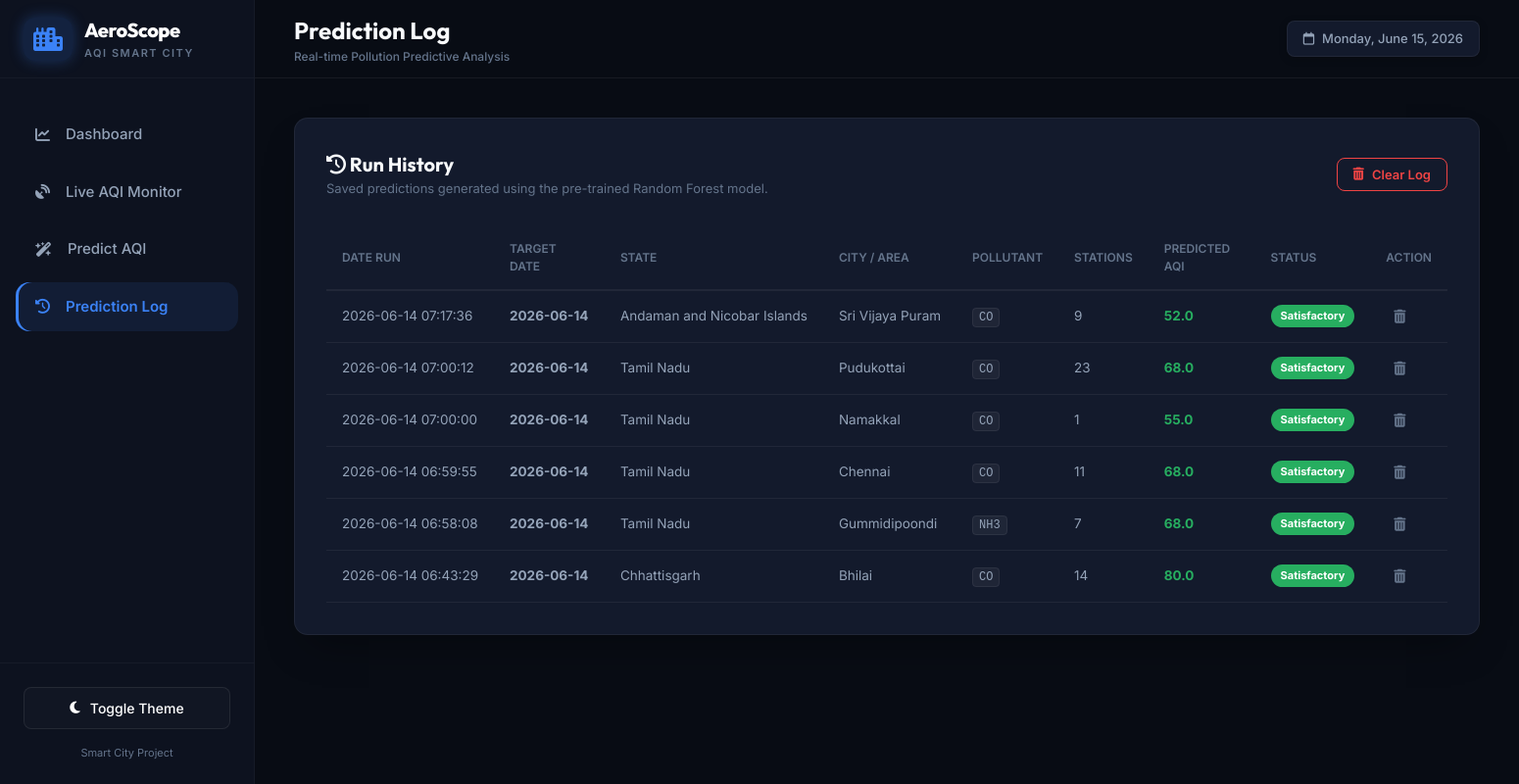
The app's page /history with its own data.
### tables this page shows
CREATE TABLE predictions (
        id INTEGER PRIMARY KEY AUTOINCREMENT,
        state TEXT,
        area TEXT,
        pollutant TEXT,
        stations INTEGER,
        prediction_date TEXT,
        predicted_aqi REAL,
        air_quality_status TEXT,
        created_at TIMESTAMP DEFAULT CURRENT_TIMESTAMP
    );

### app.py (the view)
@app.route('/history')
def history():
    conn = get_db_connection()
    cursor = conn.cursor()
    cursor.execute('''
        SELECT id, state, area, pollutant, stations, prediction_date, predicted_aqi, air_quality_status, created_at
        FROM predictions
        ORDER BY created_at DESC
    ''')
    rows = cursor.fetchall()
    predictions_log = [dict(r) for r in rows]
    conn.close()
    for log in predictions_log:
        aqi_info = classify_aqi(log['predicted_aqi'])
        log['color_class'] = aqi_info['color_class']
    return render_template('history.html', predictions_log=predictions_log, active_page='history')

### app.py (called while the page is built)
def get_db_connection():
    conn = sqlite3.connect(app.config['DATABASE'])
    conn.row_factory = sqlite3.Row
    return conn

### Final_Project_AQI/templates/history.html
{% extends 'base.html' %}
{% block page_title %}Prediction Log{% endblock %}
{% block content %}
<div class="history-container">
    <div class="history-card">
        <div class="history-header-wrapper">
            <div class="history-title-box">
                <h3><i class="fa-solid fa-clock-rotate-left"></i> Run History</h3>
                <p>Saved predictions generated using the pre-trained Random Forest model.</p>
            </div>
            {% if predictions_log %}
            <button id="clear-all-btn" class="btn btn-outline-danger">
                <i class="fa-solid fa-trash-can"></i> Clear Log
            </button>
            {% endif %}
        </div>
        {% if not predictions_log %}
        <div class="empty-state">
            <div class="empty-icon">
                <i class="fa-solid fa-folder-open"></i>
            </div>
            <h3>No predictions generated yet</h3>
            <p>Your predicted AQI scores will be saved here in the database automatically. Try generating your first prediction!</p>
            <a href="{{ url_for('predict') }}" class="btn btn-primary">
                <i class="fa-solid fa-wand-magic-sparkles"></i> Predict Now
            </a>
        </div>
        {% else %}
        <div class="table-responsive">
            <table class="history-table">
                <thead>
                    <tr>
                        <th>Date Run</th>
                        <th>Target Date</th>
                        <th>State</th>
                        <th>City / Area</th>
                        <th>Pollutant</th>
                        <th>Stations</th>
                        <th>Predicted AQI</th>
                        <th>Status</th>
                        <th>Action</th>
                    </tr>
                </thead>
                <tbody id="history-table-body">
                    {% for log in predictions_log %}
                    <tr id="row-{{ log['id'] }}">
                        <td class="text-muted">{{ log['created_at'].split('.')[0] }}</td>
                        <td><strong>{{ log['prediction_date'] }}</strong></td>
                        <td>{{ log['state'] }}</td>
                        <td>{{ log['area'] }}</td>
                        <td><code class="pollutant-code">{{ log['pollutant'] }}</code></td>
                        <td>{{ log['stations'] }}</td>
                        <td>
                            <span class="aqi-value-text" style="color: {% if log['predicted_aqi'] <= 50 %}#2ecc71{% elif log['predicted_aqi'] <= 100 %}#27ae60{% elif log['predicted_aqi'] <= 200 %}#f1c40f{% elif log['predicted_aqi'] <= 300 %}#e67e22{% elif log['predicted_aqi'] <= 400 %}#e74c3c{% else %}#800000{% endif %};">
                                <strong>{{ log['predicted_aqi'] }}</strong>
                            </span>
                        </td>
                        <td>
                            <span class="status-pill {{ log['color_class'] }}">{{ log['air_quality_status'] }}</span>
                        </td>
                        <td>
                            <button class="btn-delete" onclick="deleteHistoryRow({{ log['id'] }})" title="Delete entry">
                                <i class="fa-solid fa-trash-can"></i>
                            </button>
                        </td>
                    </tr>
                    {% endfor %}
                </tbody>
            </table>
        </div>
        {% endif %}
    </div>
</div>
{% endblock %}

### Final_Project_AQI/templates/base.html (shortened to what this page needs)
<!DOCTYPE html>
<html lang="en" data-theme="dark">
<head>
    <link rel="stylesheet" href="https://cdnjs.cloudflare.com/ajax/libs/font-awesome/6.4.0/css/all.min.css">
    <link rel="stylesheet" href="{{ url_for('static', filename='css/styles.css') }}">
</head>
<body>
    <div class="app-container">
        <aside class="sidebar">
            <div class="sidebar-header">
                <div class="logo">
                    <i class="fa-solid fa-city logo-icon"></i>
                    <div class="logo-text">
                        <span class="logo-title">AeroScope</span>
                        <span class="logo-subtitle">AQI Smart City</span>
                    </div>
                </div>
            </div>
            <nav class="sidebar-menu">
                <ul>
                    <li class="{% if active_page == 'dashboard' %}active{% endif %}">
                        <a href="{{ url_for('dashboard') }}">
                            <i class="fa-solid fa-chart-line nav-icon"></i>
                            <span>Dashboard</span>
                        </a>
                    </li>
                    <li class="{% if active_page == 'live' %}active{% endif %}">
                        <a href="{{ url_for('live_aqi') }}">
                            <i class="fa-solid fa-satellite-dish nav-icon"></i>
                            <span>Live AQI Monitor</span>
                        </a>
                    </li>
                    <li class="{% if active_page == 'predict' %}active{% endif %}">
                        <a href="{{ url_for('predict') }}">
                            <i class="fa-solid fa-wand-magic-sparkles nav-icon"></i>
                            <span>Predict AQI</span>
                        </a>
                    </li>
                    <li class="{% if active_page == 'history' %}active{% endif %}">
                        <a href="{{ url_for('history') }}">
                            <i class="fa-solid fa-clock-rotate-left nav-icon"></i>
                            <span>Prediction Log</span>
                        </a>
                    </li>
                </ul>
            </nav>
            <div class="sidebar-footer">
                <button id="theme-toggle-btn" class="theme-toggle-btn">
                    <i class="fa-solid fa-moon icon-dark"></i>
                    <span class="theme-text">Toggle Theme</span>
                </button>
                <div class="developer-credit">
                    <p>Smart City Project</p>
                </div>
            </div>
        </aside>
        <main class="main-content">
            <header class="top-header">
                <div class="header-left">
                    <div class="header-title-wrapper">
                        <h1 class="header-title">{% block page_title %}Dashboard{% endblock %}</h1>
                        <p class="header-subtitle">Real-time Pollution Predictive Analysis</p>
                    </div>
                </div>
                <div class="header-right">
                    <div class="current-date-badge">
                        <i class="fa-regular fa-calendar"></i>
                        <span id="header-date">June 14, 2026</span>
                    </div>
                </div>
            </header>
            <div class="content-body">
                {% block content %}{% endblock %}
            </div>
        </main>
    </div>
</body>
</html>

### records on screen
predictions: created_at "2026-06-14 07:17:36", prediction_date "2026-06-14", state "Andaman and Nicobar Islands", area "Sri Vijaya Puram", pollutant "CO", stations "9", predicted_aqi "52.0", air_quality_status "Satisfactory"
predictions: created_at "2026-06-14 07:00:12", prediction_date "2026-06-14", state "Tamil Nadu", area "Pudukottai", pollutant "CO", stations "23", predicted_aqi "68.0", air_quality_status "Satisfactory"
predictions: created_at "2026-06-14 07:00:00", prediction_date "2026-06-14", state "Tamil Nadu", area "Namakkal", pollutant "CO", stations "1", predicted_aqi "55.0", air_quality_status "Satisfactory"
predictions: created_at "2026-06-14 06:59:55", prediction_date "2026-06-14", state "Tamil Nadu", area "Chennai", pollutant "CO", stations "11", predicted_aqi "68.0", air_quality_status "Satisfactory"
predictions: created_at "2026-06-14 06:58:08", prediction_date "2026-06-14", state "Tamil Nadu", area "Gummidipoondi", pollutant "NH3", stations "7", predicted_aqi "68.0", air_quality_status "Satisfactory"
predictions: created_at "2026-06-14 06:43:29", prediction_date "2026-06-14", state "Chhattisgarh", area "Bhilai", pollutant "CO", stations "14", predicted_aqi "80.0", air_quality_status "Satisfactory"
